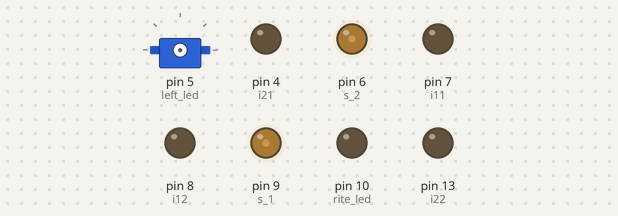
Simulated run of this sketch. Board: Arduino Uno, built with avr-gcc and run on an emulated ATmega328P. On the bench: servo, output pins drawn as LEDs (lit = HIGH).

Above: at 0.1 s.
At 1.6 s:
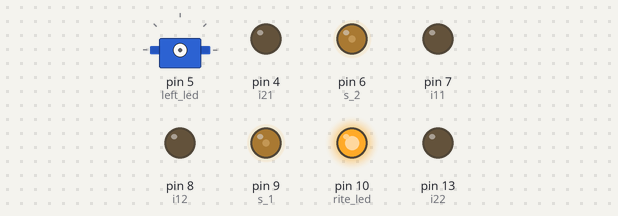
At 5.1 s:
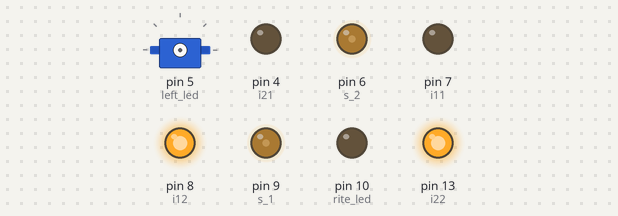
At 9.6 s:
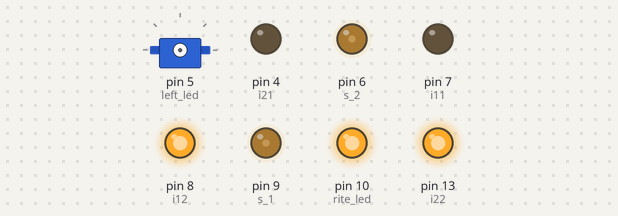
At 19.5 s:
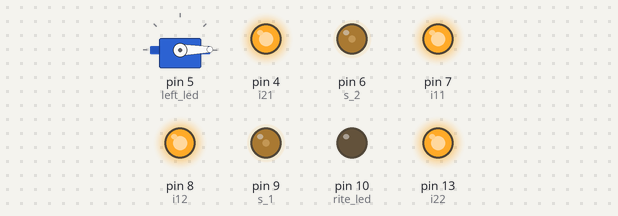
At 39.4 s:
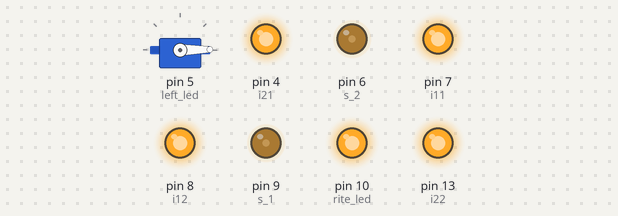
Timing chart, 0 to 40.0 s (numbered marks = the images above):
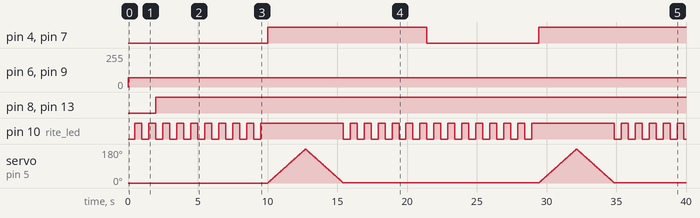

Measured:
- by itself, pin 4 (i21), pin 7 (i11): LOW → HIGH at 10.0 s, → LOW 11.4 s later, → HIGH 8.0 s later
- by itself, pin 6 (s_2), pin 9 (s_1): 0/255 → 70/255 at 0.00 s
- by itself, pin 8 (i12), pin 13 (i22): LOW → HIGH at 2.0 s
- by itself, pin 10 (rite_led): goes 9 × (HIGH 0.50 s, LOW 0.50 s), HIGH 5.9 s, 13 × (LOW 0.50 s, HIGH 0.50 s), LOW 0.50 s, HIGH 5.9 s, 5 × (LOW 0.50 s, HIGH 0.50 s), then LOW

The sketch:

move_Forward_sweep_servo.ino
```cpp
//Make the robot move via the terminal
#include <Wire.h>
#include <Servo.h>


#define SLAVE_ADDRESS 0x04
int number = 5;
int state = 0;

//Motor inputs on arduino
int i11=7;  // Control pin, motor 1
int i12=8;  // Control pin, motor 1
int i21=4;  // Control pin, motor 2
int i22=13; // Control pin, motor 2
int s_1=9;  // Pwm motor 1
int s_2=6;  // PWM motor 2
int sp=200;  // Speed of motors.

int left_led = 5;
int rite_led = 10;

Servo myservo;  // create servo object to control a servo
                // a maximum of eight servo objects can be created

int pos = 0;    // variable to store the servo position

void forward()
{
  pinMode(i11, OUTPUT);
  pinMode(i12, OUTPUT);
  pinMode(i21, OUTPUT);
  pinMode(i22, OUTPUT);

  digitalWrite(i11, LOW);
  digitalWrite(i12, HIGH);
  digitalWrite(i21, LOW);
  digitalWrite(i22, HIGH);
}
void backward()
{
  digitalWrite(i11, HIGH);
  digitalWrite(i12, LOW);
  digitalWrite(i21, HIGH);
  digitalWrite(i22, LOW);
}
void left()
{
  digitalWrite(i11, LOW);
  digitalWrite(i12, HIGH);
  digitalWrite(i21, LOW);
  digitalWrite(i22, LOW);
}
void right()
{
  digitalWrite(i11, LOW);
  digitalWrite(i12, LOW);
  digitalWrite(i21, LOW);
  digitalWrite(i22, HIGH);
}
void stop()
{
  digitalWrite(i11, HIGH);
  digitalWrite(i12, HIGH);
  digitalWrite(i21, HIGH);
  digitalWrite(i22, HIGH);
}

void setup() {
    //myservo.attach(left_led);  // attaches the servo on pin 9 to the servo object

    pinMode(i11, OUTPUT);
    pinMode(i12, OUTPUT);
    pinMode(i21, OUTPUT);
    pinMode(i22, OUTPUT);
    //pinMode(s_1, OUTPUT);
    //pinMode(s_2, OUTPUT);
     //pinMode(left_led, OUTPUT);
    pinMode(rite_led, OUTPUT);
    Wire.begin(SLAVE_ADDRESS);

    //myservo.attach(left_led);  // attaches the servo on pin 9 to the servo object

    Wire.onReceive(receiveData);
    Wire.onRequest(sendData);
}

void blink_cross_eyed(){
    //digitalWrite(left_led,HIGH);
    digitalWrite(rite_led,LOW);
    delay(500);
    //digitalWrite(left_led,LOW);
    digitalWrite(rite_led,HIGH);
    delay(500);

}

void blink_both_eyes(){
    //digitalWrite(left_led,HIGH);
    digitalWrite(rite_led,HIGH);
    delay(750);
    //digitalWrite(left_led,LOW);
    digitalWrite(rite_led,LOW);
    delay(750);

}

void swing_servo(){
  for(pos = 0; pos < 180; pos += 1)  // goes from 0 degrees to 180 degrees
  {                                  // in steps of 1 degree
    myservo.write(pos);              // tell servo to go to position in variable 'pos'
    delay(15);                       // waits 15ms for the servo to reach the position
  }
  for(pos = 180; pos>=1; pos-=1)     // goes from 180 degrees to 0 degrees
  {
    myservo.write(pos);              // tell servo to go to position in variable 'pos'
    delay(15);                       // waits 15ms for the servo to reach the position
  }
}

void loop() {
    sp = 70;
     myservo.detach();
    analogWrite(s_1,sp);
    analogWrite(s_2,sp);

    blink_cross_eyed();
    blink_cross_eyed();

    forward();
    blink_cross_eyed();
    blink_cross_eyed();
    blink_cross_eyed();
    blink_cross_eyed();
    blink_cross_eyed();
    blink_cross_eyed();
    blink_cross_eyed();
    blink_cross_eyed();
    stop();
    myservo.attach(left_led);
    swing_servo();
    myservo.detach();
    blink_cross_eyed();
    blink_cross_eyed();
    blink_cross_eyed();
    blink_cross_eyed();


}

void receiveData(int byteCount){

    while(Wire.available())
    {
        number = Wire.read();

     }
}

// callback for sending data
void sendData(){
    Wire.write(number);
}
```
